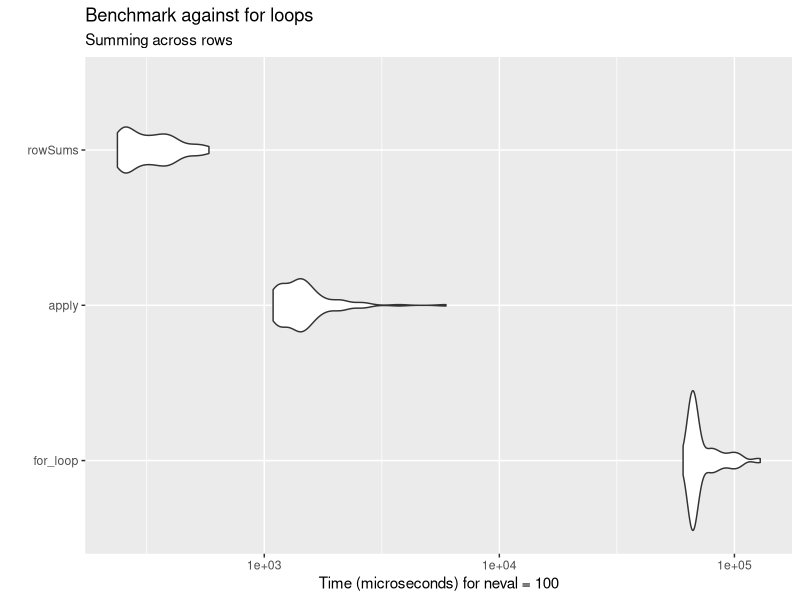
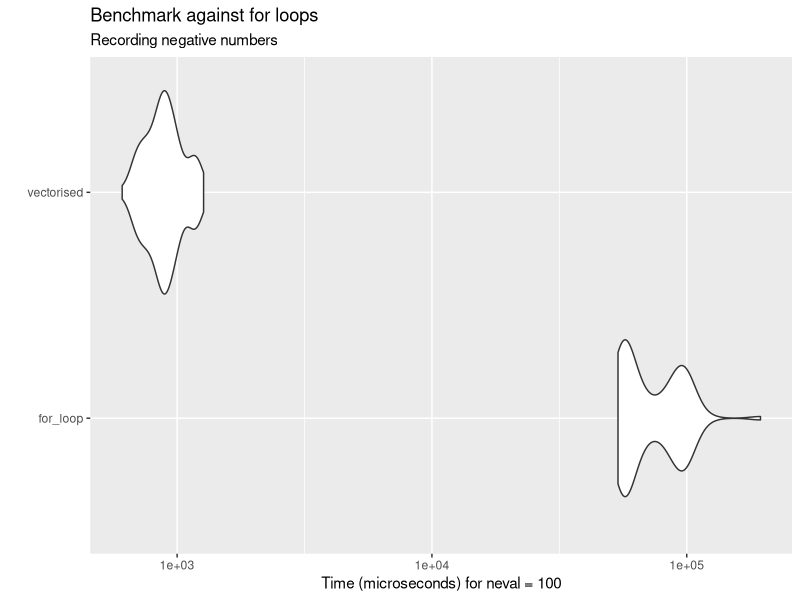

These charts were generated, in order, by the following R code: (Note: a time limit stopped this script after it produced the figures.)
#!/usr/bin/env Rscript

# Timing of functions
library(microbenchmark)

library(ggplot2)
library(magrittr)

# Reproducibility
set.seed(1)

# Functions
# Used in benchmarking
check_results <- function(values, tol = sqrt(.Machine$double.eps)) {
  n_values <- length(values)
  equality_check <- c()
  for (i in 1:(n_values - 1)) {
    for (j in (i + 1):n_values) {
      equality_check <- c(equality_check, sum(values[[i]] - values[[j]]))
    }
  }
  sum(equality_check) == 0
}

# === Question 1 ===============================================================

# Floating point accuracy
eps <- 1
x <- 1
while (x + eps != x) eps <- eps / 2
eps / x
x
x + eps

.Machine$double.eps

eps_vec <- c()

for (x in c(1 / 8, 1 / 4, 1 / 2, 1, 2, 4, 8)) {
  eps <- 1
  while (x + eps != x) eps <- eps / 2
  eps_vec <- c(eps_vec, eps)
}

print(eps_vec)

# == Question 2 ================================================================
# Avoiding for loops
X <- matrix(runif(100000), 1000, 100)

z <- rep(0, 1000)
for (i in 1:1000) {
  for (j in 1:100) z[i] <- z[i] + X[i, j]
}

z_1 <- apply(X, 1, sum)
z - z_1

z_2 <- rowSums(X)
z - z_2

# Benchmark competitors
# Define X outside of benchmarking as it is a random sample
X <- matrix(runif(100000),1000,100)

mbm <- microbenchmark(
  "for_loop" = {
    z <- rep(0, 1000)
    for (i in 1:1000) {
      for (j in 1:100) z[i] <- z[i] + X[i, j]
    }
    z
  },
  "apply" = {
    z <- apply(X, 1, sum)
    z
  },
  "rowSums" = {
    z <- rowSums(X)
    z
  },
  check = check_results
)

autoplot(mbm) + 
  labs(
    title = "Benchmark against for loops",
    subtitle = "Summing across rows"
  )

n <- 100000
z <- rnorm(n)
zneg <- 0
j <- 1
for (i in 1:n) {
  if (z[i] < 0) {
    zneg[j] <- z[i]
    j <- j + 1
  }
}


n <- 100000
z <- rnorm(n)
zneg <- 0
j <- 1
for (i in 1:n) {
  if (z[i] < 0) {
    zneg[j] <- z[i]
    j <- j + 1
  }
}

zneg_2 <- z[z < 0]

mbm_2 <- microbenchmark(
  "for_loop" = {
    zneg <- 0
    j <- 1
    for (i in 1:n) {
      if (z[i] < 0) {
        zneg[j] <- z[i]
        j <- j + 1
      }
    }
    zneg
  },
  "vectorised" = {
    zneg <- z[z < 0]
    zneg
  },
  check = check_results
)

autoplot(mbm_2) + 
  labs(
    title = "Benchmark against for loops",
    subtitle = "Recording negative numbers"
  )

# === Question 3 ===============================================================
n <- 1000
A <- matrix(runif(n*n),n,n)
x <- runif(n)

t(x) %*% A %*% x

W <- diag(x)

sum(diag(t(A) %*% W %*% A))


# === Question 4 ===============================================================

# set.seed(0)
n <- 1000
A <- matrix(runif(n*n),n,n)
x.true <- runif(n)
y <- A%*%x.true
A_inv <- solve(A)
x1 <- A_inv %*% y
all.equal(matrix(x.true), x1)
mean(matrix(x.true) - x1)

x2 <- solve(A, y)
all.equal(matrix(x.true), x2)
mean(matrix(x.true) - x2)


mbm_3 <- microbenchmark(
  "explicit" = {
    A_inv <- solve(A)
    x1 <- A_inv %*% y
  },
  "solve" = {
    x2 <- solve(A, y)
  }
  # ,
  # check = check_results
)

autoplot(mbm_3)+ 
  labs(
    title = "Benchmarking",
    subtitle = "Comparison of solve"
  )

# === Question 5 ===============================================================

# Write an R function which takes an un-ordered vector of observations x and 
# returns the values of the empirical c.d.f. for each value, in the order 
# corresponding to the original x vector. (See ?sort.int.)

?sort.int
x <- rnorm(3)
sort(x)
sort.int(x)
order(x)
sort(x) / cumsum(1:length(x))

empirical_cdf <- function(x, plot.cdf = F){
  n <- length(x)
  cdf <- (order(x) - 1) / n
  
  if(plot.cdf){
    plot(sort(x), sort(cdf), xlab = "x", ylab = "cdf", type = "l")
  }
  cdf
}

empirical_cdf(x, plot.cdf = T)

x1 <- rnorm(1000)
empirical_cdf(x1, plot.cdf = T)
x2 <- runif(1000)
empirical_cdf(x2, plot.cdf = T)

# === Question 6 ===============================================================

rb <- function(x, y){
  100 * ((y - x ** 2) ** 2) + (1 - x) ** 2
}


x <- seq(-1.5, 1.5, 0.001)
n <- length(x) - 1
z <- seq(-0.5, 1.5, 2/n)
y <- sapply(x, rb, z)

contour(x, z, z = y)
contour(x, z, z = y, levels = "log10")
